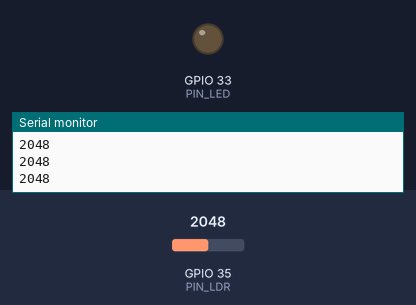
Recording of a sketch running on a simulated ESP32. On the bench: output pins drawn as LEDs (lit = HIGH), the last lines printed to the serial monitor. The inputs (shaded band) are chosen by the test bench; at power-on: GPIO 35 (PIN_LDR) = 2048.

Above: at 1.2 s.
1.3 s: GPIO 35 (PIN_LDR) set to 440
2.8 s: GPIO 35 (PIN_LDR) set to 381
At 3.2 s:
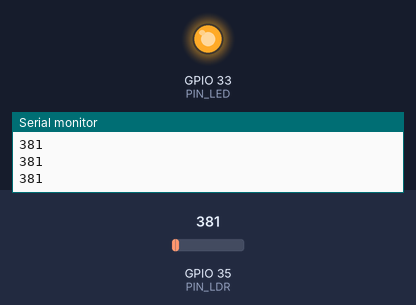
4.3 s: GPIO 35 (PIN_LDR) set to 491
At 5.5 s:
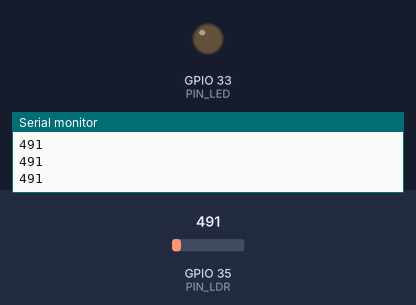
5.8 s: GPIO 35 (PIN_LDR) set to 0
At 7.0 s:
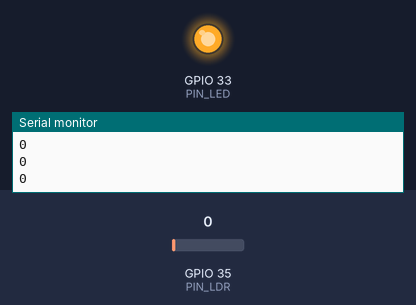
Timing chart, 0 to 8.3 s (numbered marks = the images above; inputs shaded):
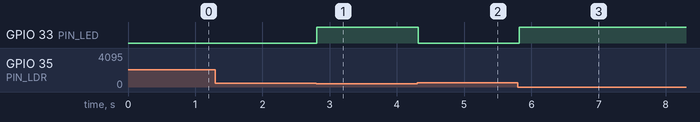

The sketch:

ldr.ino
```cpp
//Plotear la señal resultante de oscurecer el LDR y encender el led por debajo del umbral
#define PIN_LED 33 //pin de conexion del led
#define PIN_LDR 35 //pin de conexion del ldr
#define TRHLD 400

void setup() {
  pinMode(PIN_LED,OUTPUT);
  Serial.begin(115200);

}

void loop() {
   int ldr_signal = analogRead(PIN_LDR); //Lee la señal que capta el ldr
   if (ldr_signal>TRHLD){ // si la señal esta arriba del umbral, el led se mantiene apagado
     digitalWrite(PIN_LED,LOW);
   }

   else{
     digitalWrite(PIN_LED,HIGH);// señal debajo del umbral, se enciende el led
   }
  Serial.println(ldr_signal);// se manda al serial para plottear lo captado por el ldr
  delay(50);

}
```

Measured:
- the behaviour switches between 401 and 400 on GPIO 35 (PIN_LDR) (found by bisection; images 0 and 1)
- after the input at 2.8 s, GPIO 33 (PIN_LED): LOW → HIGH at once
- after the input at 4.3 s, GPIO 33 (PIN_LED): HIGH → LOW at once
- after the input at 5.8 s, GPIO 33 (PIN_LED): LOW → HIGH at once
